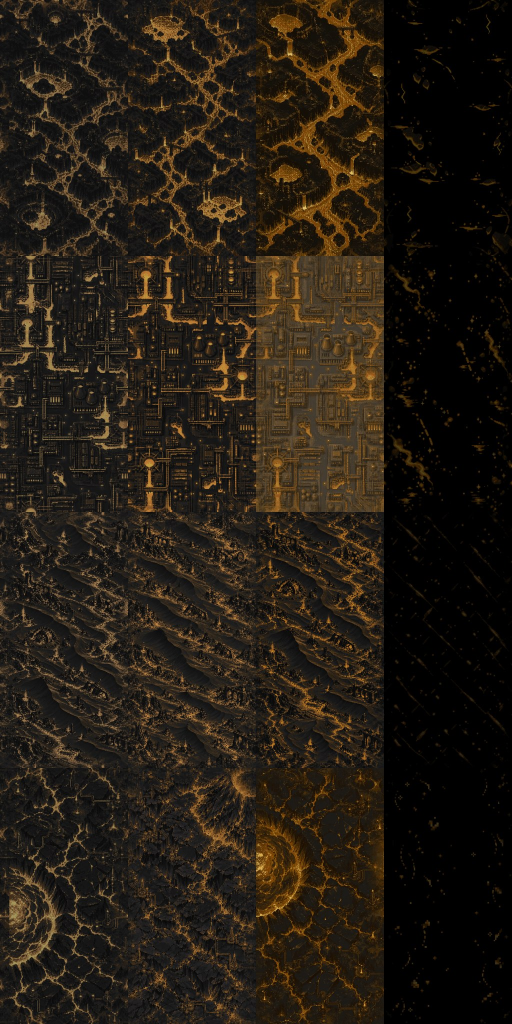
#> input picture Pause/Assets/Art/Boulders~/Ember/src~/ref_variants.jpg, 1024 x 2048 px, given in place of Frost_damage_fx.png, which was not available (shown at 1/2 size)
$ python assemble_fx.py
#> lines starting #> are read from the running program, lines starting #| are printed output that depends on the picture; pictures that were not available may be replaced by others from this repository, and a replacement may not be noted
### Pause/Assets/Art/Bosses~/low-health-fx/tools/fxlib.py
import numpy as np
from collections import deque
from PIL import Image

C = 384
rng = np.random.RandomState(7)
NOISE = rng.rand(1024, 1024)

def load(path):
    return np.array(Image.open(path).convert('RGBA'))

def save(arr, path):
    Image.fromarray(arr.astype(np.uint8), 'RGBA').save(path)

# [88 lines left out: functions components, _declip_bottom, declip_plumes, declip, longest_straight, not called in this run]

def cell_of(fx, row, col, cell=C):
#> called with row = 0, col = 0, cell = 384
    return fx[row * cell:(row + 1) * cell, col * cell:(col + 1) * cell]
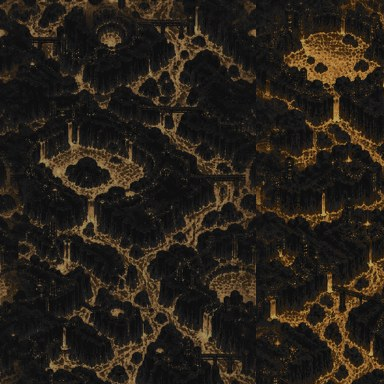
#> returned value: shape (384, 384, 4); mean of channels 0, 1, 2, 3 39.8, 33, 24.7, 255; drawn as R, G, B

# [15 lines left out: function border_fade, not called in this run]

def gap_split(a, lo, hi):
    """x of the middle of the widest empty column band in [lo,hi)"""
    cols = (a > 0).any(axis=0)
    best, bs, x = 0, (lo + hi) // 2, lo
    while x < hi:
        if not cols[x]:
            x2 = x
            while x2 + 1 < hi and not cols[x2 + 1]:
                x2 += 1
            if x2 - x + 1 > best:
                best, bs = x2 - x + 1, (x + x2) // 2
            x = x2 + 1
        else:
            x += 1
    return bs

def bbox(a):
    ys, xs = np.nonzero(a > 0)
    return xs.min(), ys.min(), xs.max(), ys.max()

# [7 lines left out: function shifted, not called in this run]

### Pause/Assets/Art/Bosses~/low-health-fx/tools/fixsmoke.py
import numpy as np, sys
from fxlib import *
W = '/private/tmp/claude-501/-Users-sina-Developer-Pause/4bec0c4f-4fa4-46dd-8c13-2a797152b684/scratchpad/w/'
import os
os.makedirs(W + 'out', exist_ok=True)

def plumes(cell):
    a = cell[:, :, 3]
    s = gap_split(a, 150, 260)
    return s

def mirror_replace(cell, src, keep_side):
    """Replace the OTHER plume of `cell` by the horizontal mirror of src's keep_side plume."""
    s_c = plumes(cell)
    s_s = plumes(src)
    out = np.zeros_like(cell)
    srcL, srcR = src.copy(), src.copy()
    srcL[:, s_s:] = 0
    srcR[:, :s_s] = 0
    curL, curR = cell.copy(), cell.copy()
    curL[:, s_c:] = 0
    curR[:, :s_c] = 0
    if keep_side == 'right':      # rebuild the left plume from a mirrored right plume
        keep = curR
        donor = srcR
        tgt_old = curL
    else:
        keep = curL
        donor = srcL
        tgt_old = curR
    bx0, by0, bx1, by1 = bbox(donor[:, :, 3])
    ox0, oy0, ox1, oy1 = bbox(tgt_old[:, :, 3])
    m = donor[:, ::-1].copy()                       # mirror about the cell centre
    mx0, mx1 = C - 1 - bx1, C - 1 - bx0             # mirrored bbox x range
    dx = ((ox0 + ox1) - (mx0 + mx1)) // 2           # centre it on the old plume
    new = shifted(m, dx, 0)
    # composite (the plumes do not overlap)
    out = keep.copy()
    mask = new[:, :, 3] > 0
    out[mask] = new[mask]
    return out

def sanity(name, cell):
    print(name, 'straight', longest_straight(cell[:, :, 3]))

def run_frost():
    fx = load(W + 'orig/Frost_damage_fx.png')
    out = fx.copy()
    cells = [cell_of(fx, 0, c).copy() for c in range(6)]
#> call 2 of cell_of, with row = 0, col = 1, cell = 384
#> in cell_of (call 2), `return fx[row * cell:(row + 1) * cell, col * cell:(col + 1) * cell]`:
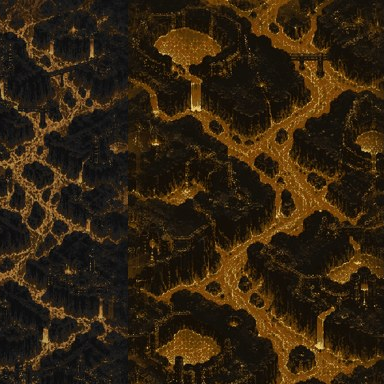
#> returned value: shape (384, 384, 4); mean of channels 0, 1, 2, 3 50.4, 35.2, 15.8, 255; drawn as R, G, B
#> call 3 of cell_of, with row = 0, col = 2, cell = 384
#> in cell_of (call 3), `return fx[row * cell:(row + 1) * cell, col * cell:(col + 1) * cell]`:
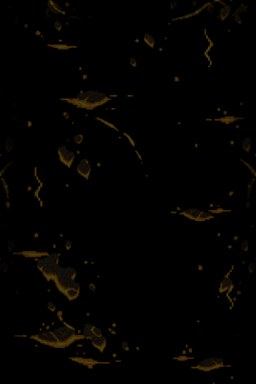
#> returned value: shape (384, 256, 4); mean of channels 0, 1, 2, 3 3.3, 2.3, 1.1, 255; drawn as R, G, B
#> cells = 6 items
    for c in range(6):
        new = mirror_replace(cells[c], cells[(c + 2) % 6], 'right')
        new = declip_plumes(new, depth=16, minrun=14)
        out[0:C, c * C:(c + 1) * C] = new
#> this loop made 1 pass
#> s_c in mirror_replace on pass 1: 205
    return out

# [36 lines left out: functions run_desert, run_storm, run_verdant, not called in this run]

# [8 lines that do not run on import are left out]

### Pause/Assets/Art/Bosses~/low-health-fx/tools/assemble_fx.py
import subprocess, sys
from fxlib import *
import fixsmoke, fixarcs, verdantarcs
W = '/private/tmp/claude-501/-Users-sina-Developer-Pause/4bec0c4f-4fa4-46dd-8c13-2a797152b684/scratchpad/w/'
DST = '/Users/sina/Developer/Pause/.claude/worktrees/agent-acc36733dee767472/Pause/Assets/Art/Resources/Bosses/'
ART = '/Users/sina/Developer/Pause/.claude/worktrees/agent-acc36733dee767472/Pause/Assets/Art/Bosses/'

def arcs_for(k, fx):
    if k == 'Frost':
        out = fx.copy()
        for c in range(6):
            cell, _ = fixarcs.strip_boxy(cell_of(fx, 1, c).copy())
            out[C:2 * C, c * C:(c + 1) * C] = cell
        return out
    if k == 'Verdant':
        return verdantarcs.build()
    if k == 'Storm':
        out = fx.copy()
        for c in range(6):
            cell, _ = fixarcs.strip_boxy(cell_of(fx, 1, c).copy())
            out[C:2 * C, c * C:(c + 1) * C] = cell
        return out
    return fx

for k, fn in (('Frost', fixsmoke.run_frost), ('Verdant', fixsmoke.run_verdant), ('Storm', fixsmoke.run_storm), ('Desert', fixsmoke.run_desert)):
#> (the run stopped early here; a loop or call above may not have finished)

$ run again, on Pause/Assets/Art/Boulders~/Storm/src~/ref_variants.jpg
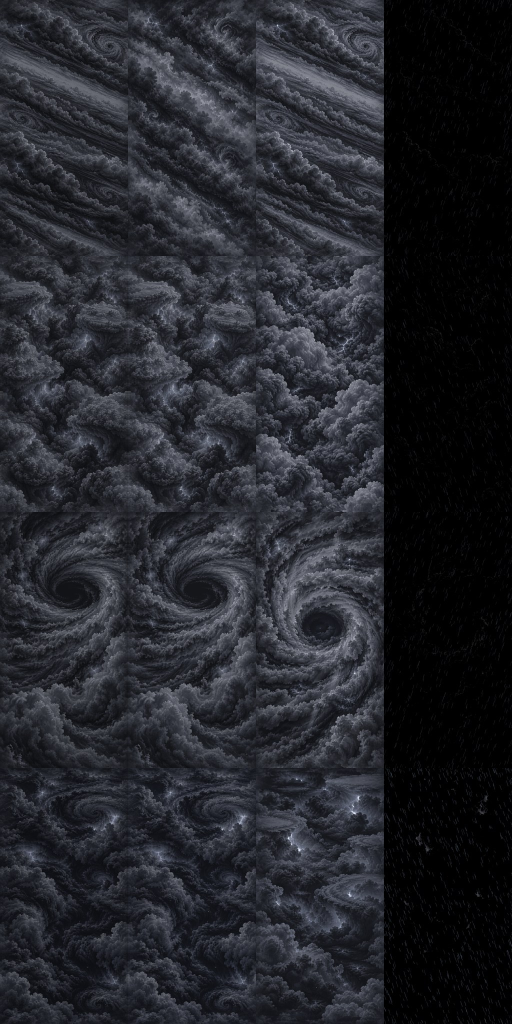
#> input picture Pause/Assets/Art/Boulders~/Storm/src~/ref_variants.jpg, 1024 x 2048 px, given in place of Frost_damage_fx.png, which was not available (shown at 1/2 size)
#> in cell_of (call 2), `return fx[row * cell:(row + 1) * cell, col * cell:(col + 1) * cell]`:
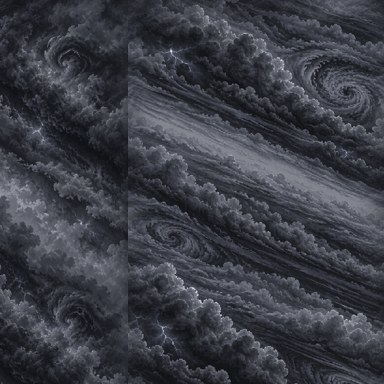
#> returned value: shape (384, 384, 4); mean of channels 0, 1, 2, 3 58.9, 60.9, 69.5, 255; drawn as R, G, B
#> in cell_of (call 3), `return fx[row * cell:(row + 1) * cell, col * cell:(col + 1) * cell]`:
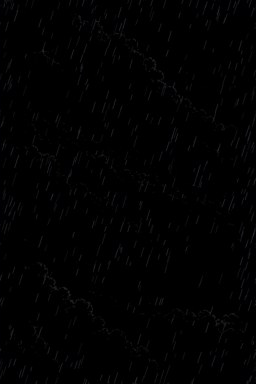
#> returned value: shape (384, 256, 4); mean of channels 0, 1, 2, 3 1.5, 1.5, 1.7, 255; drawn as R, G, B
#> cells = 6 items
#> the loop in run_frost, `for c in range(6):` made 1 pass
#> s_c in mirror_replace on pass 1: 205
